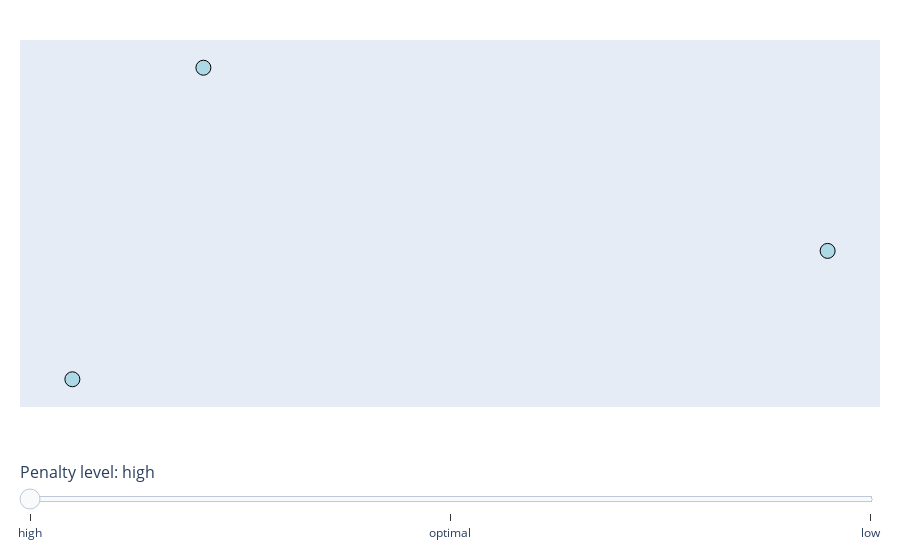

Notebook code cell kept with this figure:
### Code cell
fig = gresit.show_interactive()
fig

### Figure 1 — Plotly figure (JSON) as saved in the notebook; plotly's stock layout.template omitted (floating-point values rounded to 4 significant figures)
{"data": [{"hoverinfo": "text", "marker": {"color": "lightblue", "line": {"color": "black", "width": 1}, "size": 15}, "mode": "markers", "text": ["X_2", "X_3", "X_1"], "type": "scatter", "x": [-0.3575, 1, -0.6425], "y": [0.9792, -0.1084, -0.8707]}, {"hoverinfo": "none", "line": {"color": "#888", "width": 1}, "marker": {"angleref": "previous", "size": 10, "symbol": "arrow-bar-up"}, "mode": "lines+markers", "type": "scatter", "x": [], "y": []}], "layout": {"hovermode": "closest", "margin": {"b": 20, "l": 20, "r": 20, "t": 40}, "showlegend": false, "sliders": [{"active": 0, "currentvalue": {"font": {"size": 16}, "prefix": "Penalty level: "}, "pad": {"b": 10, "t": 50}, "steps": [{"args": [["Graph 1"], {"frame": {"duration": 0}, "mode": "immediate", "redraw": true}], "label": "high", "method": "animate"}, {"args": [["Graph 2"], {"frame": {"duration": 0}, "mode": "immediate", "redraw": true}], "label": "optimal", "method": "animate"}, {"args": [["Graph 3"], {"frame": {"duration": 0}, "mode": "immediate", "redraw": true}], "label": "low", "method": "animate"}]}], "title": {"text": ""}, "xaxis": {"showgrid": false, "showticklabels": false, "zeroline": false}, "yaxis": {"showgrid": false, "showticklabels": false, "zeroline": false}}}
